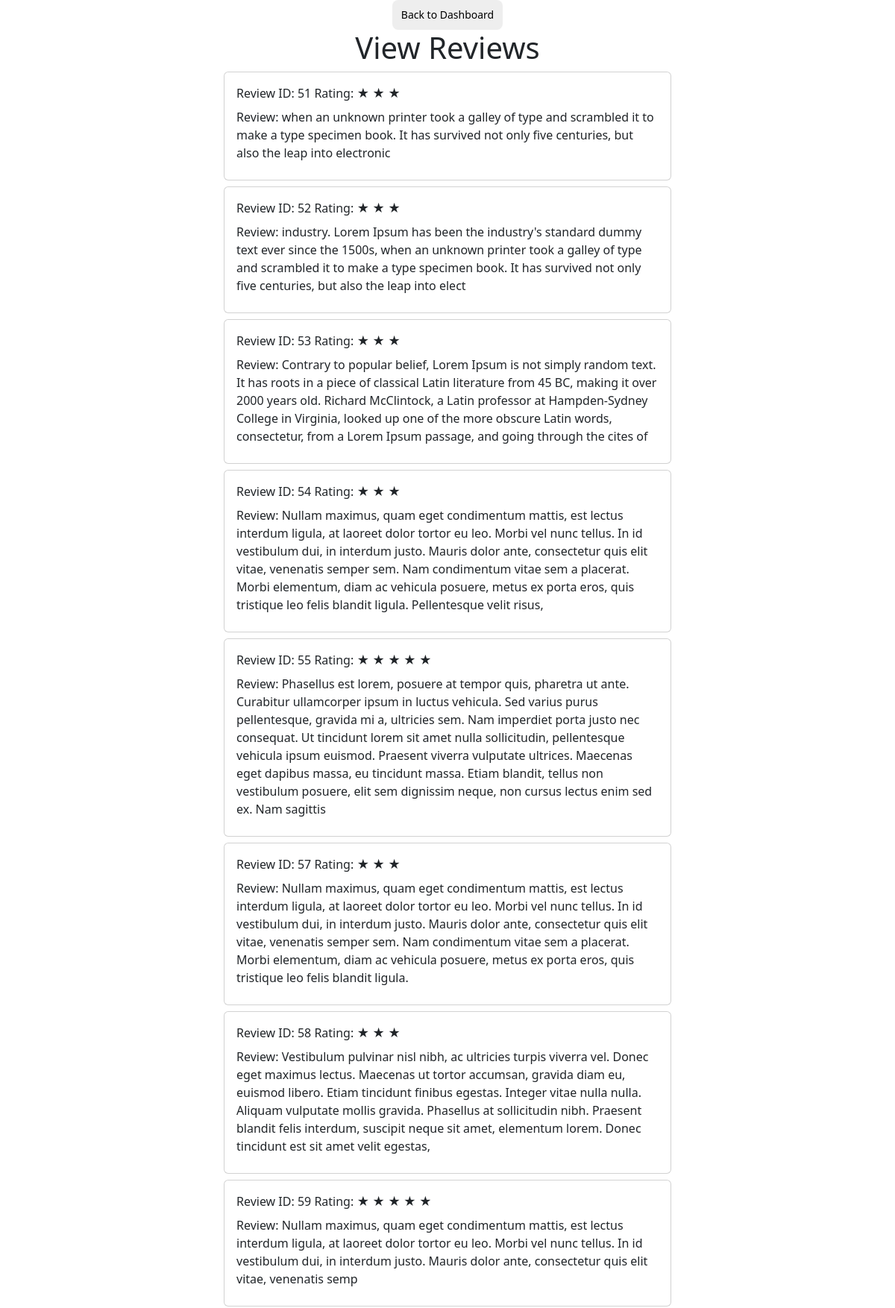
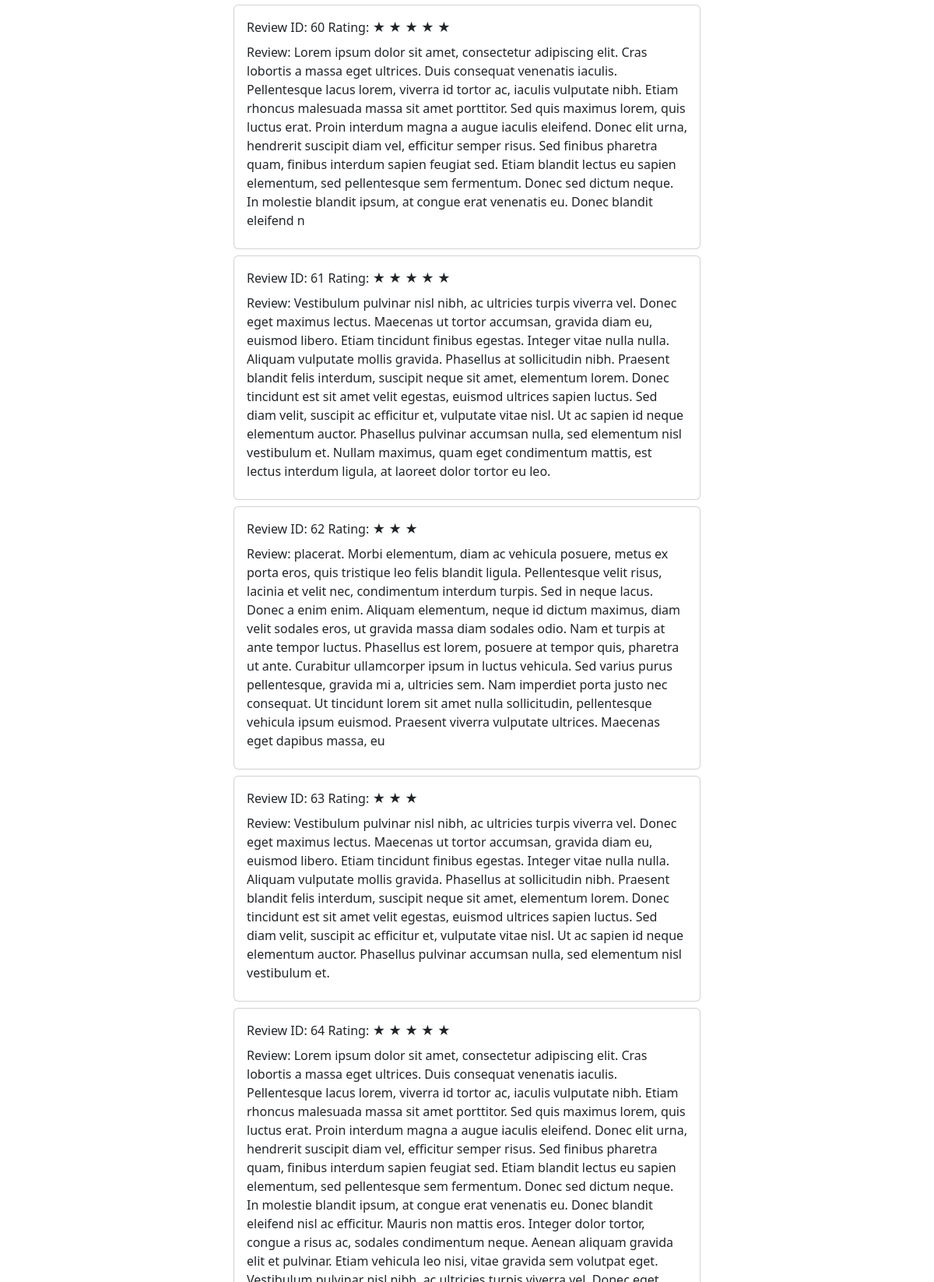
Screenshot of /viewReviews (signed in, upper part) with the database file from the repository (2 pictures, top to bottom).
### app/entity/models.py (models this page shows, shortened)
class Review(Base):
    __tablename__ = "review"
    review_id = Column(Integer, primary_key=True, autoincrement=True, unique=True)
    review = Column(String(255), nullable=False)
    rating = Column(Integer, nullable=False)
    user_id = Column(Integer, ForeignKey('users_info.user_id'))
    rea_id = Column(Integer, ForeignKey('users_info.user_id'))
    @classmethod
    def get_reviews_by_rea_id(cls, rea_id):
        reviews = session.query(cls).filter(cls.rea_id==rea_id).all()
        return reviews
    def __repr__(self):
        return f'User("{self.user_id}","{self.review}","{self.rating}","{self.review_id}", "{self.rea_id}")'

### app/boundary/reaBoundary.py (the view)
@reaBP.route('/viewReviews', methods=['GET', 'POST'])
def view_review():
    return reaBoundary.view_reviews()

### app/boundary/reaBoundary.py (called while the page is built)
    def view_reviews(self):
        if request.method == 'GET':
            result = loginController.dashboard()
            if 'redirect' in result:
                return redirect(result['redirect'])
            user = result.get('user')
            print("Real Estate Agent ID: "+ str(user.user_id))
            reaController = reaReviewController()
            reviews = reaController.view_reviews(user.user_id)
            print(reviews)
        return render_template('REAgent/view-reviews.html', reviews=reviews)

### app/control/loginController.py (called while the page is built)
    def dashboard():
        if 'user_id' in session:
            user_id = session['user_id']
            user = User.dashboard(user_id)
            if user:
                return {'template': '/login/dashboard.html', 'user': user}
        return {'redirect': '/login'}

### app/control/reaController.py (called while the page is built)
    def view_reviews(self, rea_id):
        reviews = Review.get_reviews_by_rea_id(rea_id)
        return reviews

### app/entity/models.py (called while the page is built)
    def dashboard(user_id):
        user = session.query(User).filter_by(user_id=user_id).first()
        return user

### app/templates/REAgent/view-reviews.html (shortened to what this page needs)
{% extends 'base.html' %}
{% block body %}
<div class="center-container">
    <button style="background-color: #eee; border-radius: 8px; border: 0; cursor: pointer; display: inline-block; font-size: 14px; font-weight: 500; line-height: 20px; margin: 0; padding: 10px 12px; text-align: center;" onclick="back()">Back to Dashboard</button></div>
<div>
    <div class="text-center">
        <h1>View Reviews</h1>
    </div>
</div>
{% for review in reviews %}
<div>
    <div class="'container my-2">
        <div class="row-12 d-flex align-items-center h-100 justify-content-center flex-column">
            <div class="col-xl-6 col-lg-6 col-md-6 col-sm-12">
                <div class="card">
                    <div class="card-body">
                        <div>
                            <label for="role" class="form-label">Review ID: {{review.review_id}}</label>
                            <label for="role" class="form-label">Rating:
                                {% for i in range(review.rating) %}
                                <span class="fa fa-star checked">★</span>
                                {% endfor %}
                            </label><br>
                            <label for="role" class="form-label">Review: {{review.review}}</label>
                        </div>
                    </div>
                </div>
            </div>
        </div>
    </div>
</div>
{% endfor %}
    <br>
{% endblock %}

### app/templates/REAgent/view-reviews.html (style rules this page uses)
.center-container { display: flex; justify-content: center; align-items: center; height: 5vh; }

### rows the page displays
Review: review_id "51", rating 3 (drawn), review "when an unknown printer took a galley of type and scrambled it to make a type specimen book. It has survived not only five centuries, but also the leap into electronic"
Review: review_id "52", rating 3 (drawn), review "industry. Lorem Ipsum has been the industry's standard dummy text ever since the 1500s, when an unknown printer took a galley of type and scrambled it to make a type specimen book. It has survived not only five centuries, but also the leap into elect"
Review: review_id "53", rating 3 (drawn), review "Contrary to popular belief, Lorem Ipsum is not simply random text. It has roots in a piece of classical Latin literature from 45 BC, making it over 2000 years old. Richard McClintock, a Latin professor at Hampden-Sydney College in Virginia, looked up one of the more obscure Latin words, consectetur, from a Lorem Ipsum passage, and going through the cites of"
Review: review_id "54", rating 3 (drawn), review "Nullam maximus, quam eget condimentum mattis, est lectus interdum ligula, at laoreet dolor tortor eu leo. Morbi vel nunc tellus. In id vestibulum dui, in interdum justo. Mauris dolor ante, consectetur quis elit vitae, venenatis semper sem. Nam condimentum vitae sem a placerat. Morbi elementum, diam ac vehicula posuere, metus ex porta eros, quis tristique leo felis blandit ligula. Pellentesque velit risus,"
Review: review_id "55", rating 5 (drawn), review "Phasellus est lorem, posuere at tempor quis, pharetra ut ante. Curabitur ullamcorper ipsum in luctus vehicula. Sed varius purus pellentesque, gravida mi a, ultricies sem. Nam imperdiet porta justo nec consequat. Ut tincidunt lorem sit amet nulla sollicitudin, pellentesque vehicula ipsum euismod. Praesent viverra vulputate ultrices. Maecenas eget dapibus massa, eu tincidunt massa. Etiam blandit, tellus non vestibulum posuere, elit sem dignissim neque, non cursus lectus enim sed ex. Nam sagittis"
Review: review_id "57", rating 3 (drawn), review "Nullam maximus, quam eget condimentum mattis, est lectus interdum ligula, at laoreet dolor tortor eu leo. Morbi vel nunc tellus. In id vestibulum dui, in interdum justo. Mauris dolor ante, consectetur quis elit vitae, venenatis semper sem. Nam condimentum vitae sem a placerat. Morbi elementum, diam ac vehicula posuere, metus ex porta eros, quis tristique leo felis blandit ligula."
Review: review_id "58", rating 3 (drawn), review "Vestibulum pulvinar nisl nibh, ac ultricies turpis viverra vel. Donec eget maximus lectus. Maecenas ut tortor accumsan, gravida diam eu, euismod libero. Etiam tincidunt finibus egestas. Integer vitae nulla nulla. Aliquam vulputate mollis gravida. Phasellus at sollicitudin nibh. Praesent blandit felis interdum, suscipit neque sit amet, elementum lorem. Donec tincidunt est sit amet velit egestas,"
Review: review_id "59", rating 5 (drawn), review "Nullam maximus, quam eget condimentum mattis, est lectus interdum ligula, at laoreet dolor tortor eu leo. Morbi vel nunc tellus. In id vestibulum dui, in interdum justo. Mauris dolor ante, consectetur quis elit vitae, venenatis semp"
Review: review_id "60", rating 5 (drawn), review "Lorem ipsum dolor sit amet, consectetur adipiscing elit. Cras lobortis a massa eget ultrices. Duis consequat venenatis iaculis. Pellentesque lacus lorem, viverra id tortor ac, iaculis vulputate nibh. Etiam rhoncus malesuada massa sit amet porttitor. Sed quis maximus lorem, quis luctus erat. Proin interdum magna a augue iaculis eleifend. Donec elit urna, hendrerit suscipit diam vel, efficitur semper risus. Sed finibus pharetra quam, finibus interdum sapien feugiat sed. Etiam blandit lectus eu sapien elementum, sed pellentesque sem fermentum. Donec sed dictum neque. In molestie blandit ipsum, at congue erat venenatis eu. Donec blandit eleifend n"
Review: review_id "61", rating 5 (drawn), review "Vestibulum pulvinar nisl nibh, ac ultricies turpis viverra vel. Donec eget maximus lectus. Maecenas ut tortor accumsan, gravida diam eu, euismod libero. Etiam tincidunt finibus egestas. Integer vitae nulla nulla. Aliquam vulputate mollis gravida. Phasellus at sollicitudin nibh. Praesent blandit felis interdum, suscipit neque sit amet, elementum lorem. Donec tincidunt est sit amet velit egestas, euismod ultrices sapien luctus. Sed diam velit, suscipit ac efficitur et, vulputate vitae nisl. Ut ac sapien id neque elementum auctor. Phasellus pulvinar accumsan nulla, sed elementum nisl vestibulum et. Nullam maximus, quam eget condimentum mattis, est lectus interdum ligula, at laoreet dolor…"
Review: review_id "62", rating 3 (drawn), review "placerat. Morbi elementum, diam ac vehicula posuere, metus ex porta eros, quis tristique leo felis blandit ligula. Pellentesque velit risus, lacinia et velit nec, condimentum interdum turpis. Sed in neque lacus. Donec a enim enim. Aliquam elementum, neque id dictum maximus, diam velit sodales eros, ut gravida massa diam sodales odio. Nam et turpis at ante tempor luctus. Phasellus est lorem, posuere at tempor quis, pharetra ut ante. Curabitur ullamcorper ipsum in luctus vehicula. Sed varius purus pellentesque, gravida mi a, ultricies sem. Nam imperdiet porta justo nec consequat. Ut tincidunt lorem sit amet nulla sollicitudin, pellentesque vehicula ipsum euismod. Praesent viverra vulputate…"
Review: review_id "63", rating 3 (drawn), review "Vestibulum pulvinar nisl nibh, ac ultricies turpis viverra vel. Donec eget maximus lectus. Maecenas ut tortor accumsan, gravida diam eu, euismod libero. Etiam tincidunt finibus egestas. Integer vitae nulla nulla. Aliquam vulputate mollis gravida. Phasellus at sollicitudin nibh. Praesent blandit felis interdum, suscipit neque sit amet, elementum lorem. Donec tincidunt est sit amet velit egestas, euismod ultrices sapien luctus. Sed diam velit, suscipit ac efficitur et, vulputate vitae nisl. Ut ac sapien id neque elementum auctor. Phasellus pulvinar accumsan nulla, sed elementum nisl vestibulum et."
Review: review_id "64", rating 5 (drawn)
